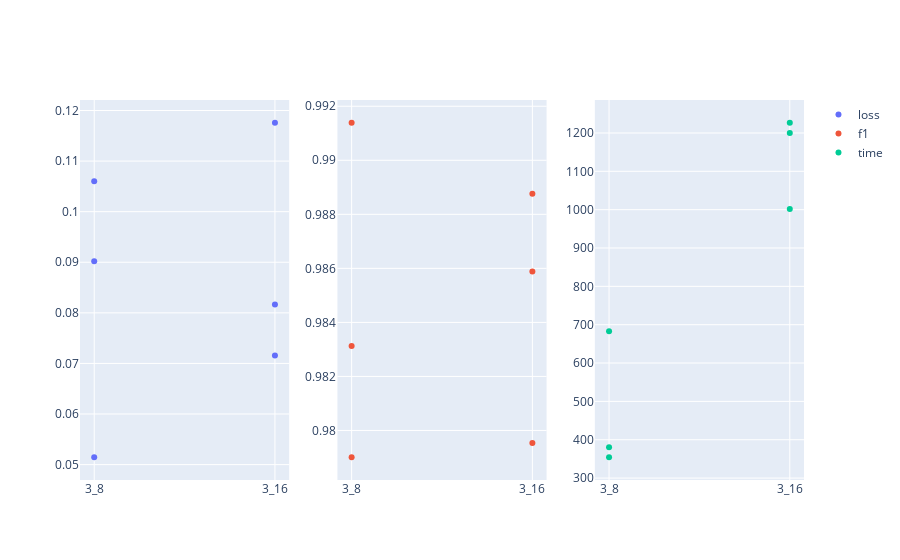
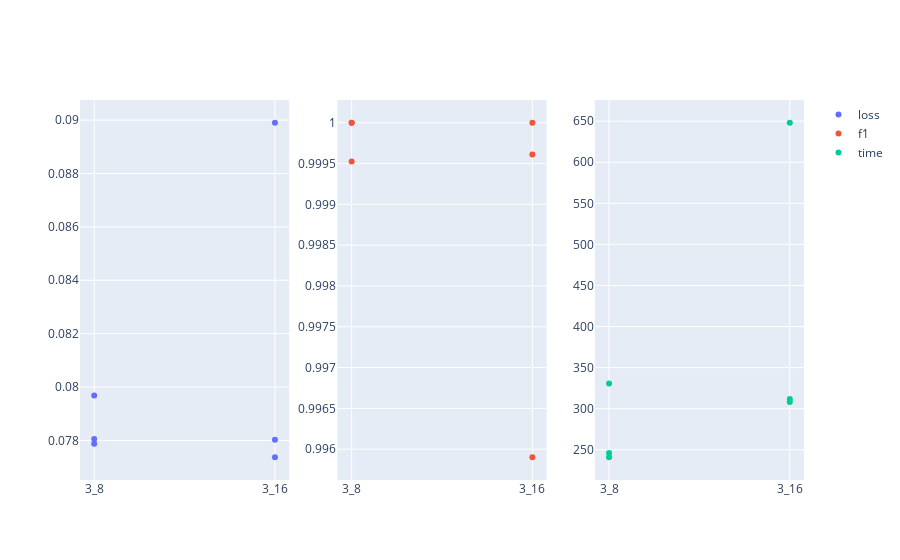
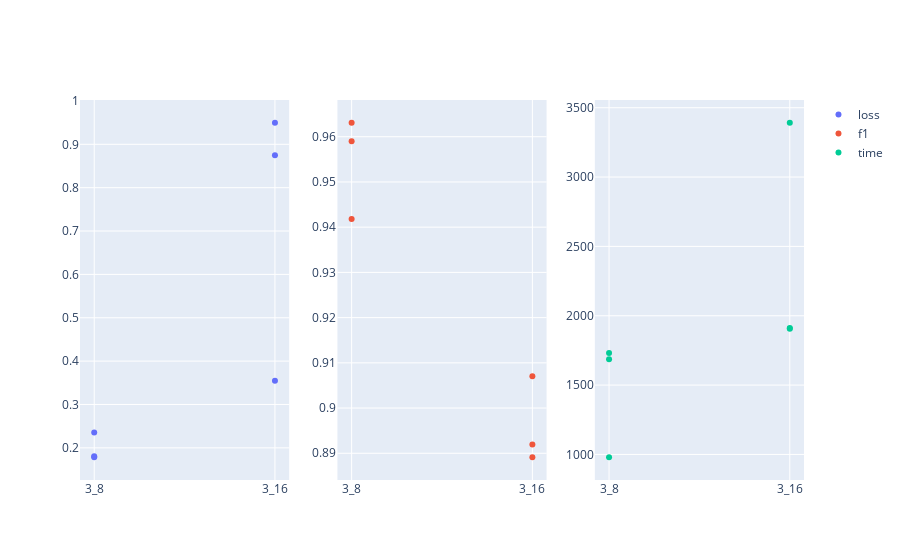
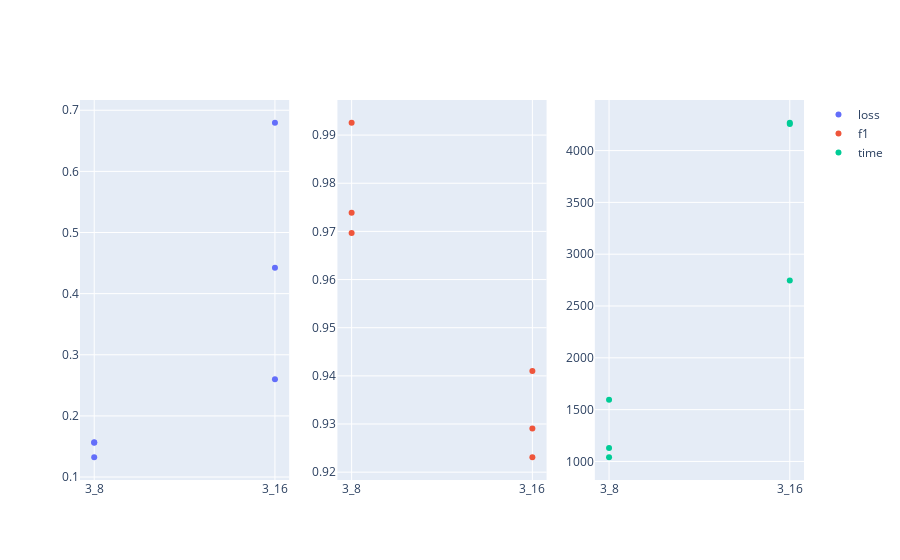

Write notebook code for charts like these, in order.
### Markdown cell above
# Train Stats

### Code cell
visualise_train()

### Figure 1 — Plotly figure (JSON) as saved in the notebook; plotly's stock layout.template omitted (floating-point values rounded to 4 significant figures)
{"data": [{"hoverinfo": ["all"], "mode": "markers", "name": "loss", "type": "scatter", "x": ["3_8", "3_8", "3_8", "3_16", "3_16", "3_16"], "xaxis": "x", "y": [0.106, 0.05146, 0.09018, 0.1176, 0.08167, 0.07159], "yaxis": "y"}, {"hoverinfo": ["all"], "mode": "markers", "name": "f1", "type": "scatter", "x": ["3_8", "3_8", "3_8", "3_16", "3_16", "3_16"], "xaxis": "x2", "y": [0.979, 0.9914, 0.9831, 0.9795, 0.9859, 0.9888], "yaxis": "y2"}, {"hoverinfo": ["all"], "mode": "markers", "name": "time", "type": "scatter", "x": ["3_8", "3_8", "3_8", "3_16", "3_16", "3_16"], "xaxis": "x3", "y": [354.3, 380.1, 682.9, 1002.0, 1200.0, 1227.0], "yaxis": "y3"}], "layout": {"xaxis": {"anchor": "y", "domain": [0, 0.2889]}, "xaxis2": {"anchor": "y2", "domain": [0.3556, 0.6444]}, "xaxis3": {"anchor": "y3", "domain": [0.7111, 1]}, "yaxis": {"anchor": "x", "domain": [0, 1]}, "yaxis2": {"anchor": "x2", "domain": [0, 1]}, "yaxis3": {"anchor": "x3", "domain": [0, 1]}}}

### Figure 2 — Plotly figure (JSON) as saved in the notebook; plotly's stock layout.template omitted (floating-point values rounded to 4 significant figures)
{"data": [{"hoverinfo": ["all"], "mode": "markers", "name": "loss", "type": "scatter", "x": ["3_8", "3_8", "3_8", "3_16", "3_16", "3_16"], "xaxis": "x", "y": [0.07806, 0.07788, 0.07968, 0.07803, 0.07737, 0.0899], "yaxis": "y"}, {"hoverinfo": ["all"], "mode": "markers", "name": "f1", "type": "scatter", "x": ["3_8", "3_8", "3_8", "3_16", "3_16", "3_16"], "xaxis": "x2", "y": [1, 1, 0.9995, 1, 0.9996, 0.9959], "yaxis": "y2"}, {"hoverinfo": ["all"], "mode": "markers", "name": "time", "type": "scatter", "x": ["3_8", "3_8", "3_8", "3_16", "3_16", "3_16"], "xaxis": "x3", "y": [246.2, 330.6, 240.9, 308.2, 648.1, 311.7], "yaxis": "y3"}], "layout": {"xaxis": {"anchor": "y", "domain": [0, 0.2889]}, "xaxis2": {"anchor": "y2", "domain": [0.3556, 0.6444]}, "xaxis3": {"anchor": "y3", "domain": [0.7111, 1]}, "yaxis": {"anchor": "x", "domain": [0, 1]}, "yaxis2": {"anchor": "x2", "domain": [0, 1]}, "yaxis3": {"anchor": "x3", "domain": [0, 1]}}}

### Figure 3 — Plotly figure (JSON) as saved in the notebook; plotly's stock layout.template omitted (floating-point values rounded to 4 significant figures)
{"data": [{"hoverinfo": ["all"], "mode": "markers", "name": "loss", "type": "scatter", "x": ["3_8", "3_8", "3_8", "3_16", "3_16", "3_16"], "xaxis": "x", "y": [0.1806, 0.1783, 0.2351, 0.9497, 0.8751, 0.3549], "yaxis": "y"}, {"hoverinfo": ["all"], "mode": "markers", "name": "f1", "type": "scatter", "x": ["3_8", "3_8", "3_8", "3_16", "3_16", "3_16"], "xaxis": "x2", "y": [0.959, 0.9631, 0.9418, 0.8919, 0.8891, 0.907], "yaxis": "y2"}, {"hoverinfo": ["all"], "mode": "markers", "name": "time", "type": "scatter", "x": ["3_8", "3_8", "3_8", "3_16", "3_16", "3_16"], "xaxis": "x3", "y": [1732.0, 1686.0, 979.7, 1907.0, 3392.0, 1912.0], "yaxis": "y3"}], "layout": {"xaxis": {"anchor": "y", "domain": [0, 0.2889]}, "xaxis2": {"anchor": "y2", "domain": [0.3556, 0.6444]}, "xaxis3": {"anchor": "y3", "domain": [0.7111, 1]}, "yaxis": {"anchor": "x", "domain": [0, 1]}, "yaxis2": {"anchor": "x2", "domain": [0, 1]}, "yaxis3": {"anchor": "x3", "domain": [0, 1]}}}

### Figure 4 — Plotly figure (JSON) as saved in the notebook; plotly's stock layout.template omitted (floating-point values rounded to 4 significant figures)
{"data": [{"hoverinfo": ["all"], "mode": "markers", "name": "loss", "type": "scatter", "x": ["3_8", "3_8", "3_8", "3_16", "3_16", "3_16"], "xaxis": "x", "y": [0.1324, 0.1559, 0.1571, 0.4423, 0.26, 0.6795], "yaxis": "y"}, {"hoverinfo": ["all"], "mode": "markers", "name": "f1", "type": "scatter", "x": ["3_8", "3_8", "3_8", "3_16", "3_16", "3_16"], "xaxis": "x2", "y": [0.9926, 0.9697, 0.9739, 0.9231, 0.941, 0.9291], "yaxis": "y2"}, {"hoverinfo": ["all"], "mode": "markers", "name": "time", "type": "scatter", "x": ["3_8", "3_8", "3_8", "3_16", "3_16", "3_16"], "xaxis": "x3", "y": [1595.0, 1130.0, 1040.0, 4269.0, 4256.0, 2746.0], "yaxis": "y3"}], "layout": {"xaxis": {"anchor": "y", "domain": [0, 0.2889]}, "xaxis2": {"anchor": "y2", "domain": [0.3556, 0.6444]}, "xaxis3": {"anchor": "y3", "domain": [0.7111, 1]}, "yaxis": {"anchor": "x", "domain": [0, 1]}, "yaxis2": {"anchor": "x2", "domain": [0, 1]}, "yaxis3": {"anchor": "x3", "domain": [0, 1]}}}
